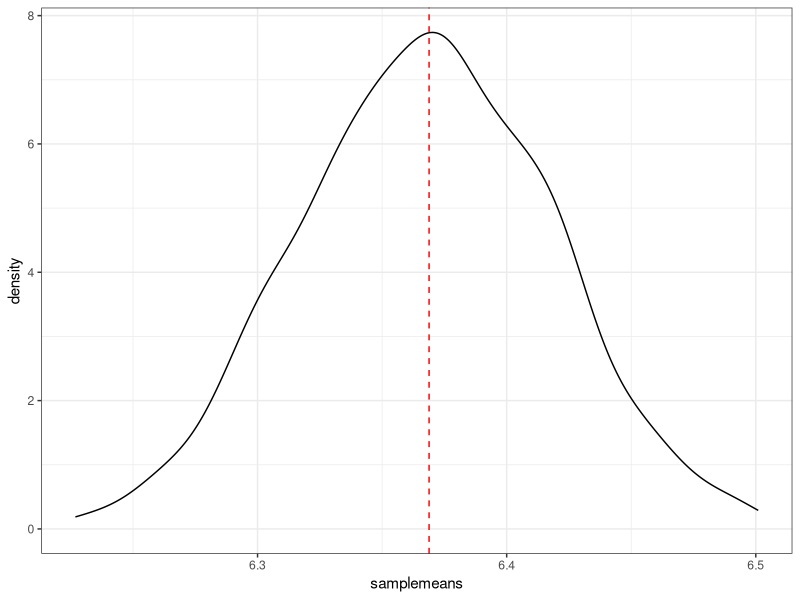

Source code (R):
## ---- chunk 1
#load relevant packages
library(ggplot2)
library(dplyr)
library(tidyverse)

##set to your own working directory
setwd("~/Dropbox (Princeton)/MethodsCamp/2019/Programming Lectures/Day 1 Programming/Activity")

##load addhealth data (available on Blackboard)
addh <- read.csv("addhealthlec1.csv")

## ---- chunk 2
##check what the data are stored as
class(addh)

##check what the "money's importance to a relationship"
##is stored as; remember we can index variables
##using brackets or $variablename
class(addh$money)

## ---- chunk 3
##create a vector with three id's
sampidvec <- c("1690", "1370", "1121")
sampidvec

## ---- chunk 4
##set a seed so we sample same ids each time
set.seed(1988)

##create a vector with three randomly sampled id's
sampids <- sample(rownames(addh), size = 3)
sampids
## ---- chunk 5
##create a sequence of the beginning of every decade
decades <- seq(from = 1900, to = 2000, by = 10)
decades

## ---- chunk 6
##create names for decades spanning from 1900 to 2000 by 10
decadenames <- paste(c("decade", "birthday", "party"), seq(from = 1900, to = 2000, by = 10), 
                     sep = "_") 
decadenames


## ---- chunk 7
##extract first element from sample id vector
sampids[1]

##extract first and second element from sample id vector
sampids[1:2]

##extract first and third element from sample id vector
sampids[c(1, 3)]

## ---- chunk 8
##remove the first element
sampids[-1]

##remove the first and third elements
sampids[-c(1, 3)]

## ---- chunk 9
##check class of sample ids vector
class(sampids)

##convert to numeric identifiers
numsampids <- as.numeric(sampids)
numsampids

##convert back to string identifiers
stringsampids <- as.character(numsampids)
stringsampids

##how to use a vector to extract elements from another vector
##here: the age associated with those 3 sample ids
ages <- addh$age[numsampids]
ages

## ---- chunk 10
##combine each observation's age with its id into 
## 1 x 2 vector that has an id and age
obs1 <- c(numsampids[1], ages[1])
obs1
obs2 <- c(numsampids[2], ages[2])
obs2
obs3 <- c(numsampids[3], ages[3])
obs3

##stack as rows in a matrix
obs1to3 <- rbind(obs1, obs2, obs3)
obs1to3

##stack as rows into a data.frame
obs1to3df <- as.data.frame(obs1to3)
obs1to3df


## ---- chunk 11
##another way to arrive at same answer:
##(if they're in same order), putting id 
##vector side by side with age vector by binding them as columns
obs1to3cols <- cbind(numsampids, ages)
obs1to3cols

##data.frame form
obs1to3colsdf <- as.data.frame(obs1to3cols)
obs1to3colsdf

head(addh)

## ---- chunk 12
##print the two vectors
stringsampids; ages

##combine into a matrix
agestringmat <- cbind(stringsampids, ages)
agestringmat
mean(agestringmat[, "ages"])

## ---- chunk 13
##way 1: using the column indices 
addh2 <- addh[, c(2:4, 7:9)]
head(addh2, 3)

##way 2: using the column names
addh2 <- addh[, c("age",  "gender", "income",
         "love", "nocheating", "money")]
head(addh2, 3)
## ---- chunk 14
##way 3: illustration of indexing using data$variable
addh2$logmoney <- log(addh2$money) 
head(addh2, 2)

## ---- chunk 15
#rank the respondents in order of age and manually look at which 
#row forms the cutoff
#between 21 and 22, and then manually restrict to that row and higher
orderedaddh <- addh[order(addh$age), ]

#trying to find the 21/22 year old cutoff
orderedaddh[300:303, ]

#not high enough, try again:
orderedaddh[1300:1303, ]

#too high, difficult to impossible to find the cutoff!
## ---- chunk 16
##only want people 22 and over
head(addh[addh$age >= 22, ], 3)

addh %>% 
  filter(age >= 22) %>% 
  mutate(age.over.income2 = age/income)




  
##want people whose income < 20000 but have no debt
head(addh[addh$debt == "nodebt" &
          addh$income < 20000, ], 3)

## ---- chunk 17
##want people who either have income >= 80000 OR
##are over the age of 25
head(addh[addh$income >= 80000 |
          addh$age > 25,  ], 3)

##no missing data in this particular cleaned data, but
##say there was, and want people not missing data
##for any of the relationship attitude variables
nomissrel <- addh[!is.na(addh$love) & 
                  !is.na(addh$nocheating) &
                  !is.na(addh$money), ]

##more detail on what is.na(vector) is doing:
testvec <- c(NA, 5, NA, 6, 6)
is.na(testvec)

## ---- chunk 18
addhtest <- addh
#create a love or money variable filled with missing data
addhtest$loveormoney <- NA

#manually code a new variable based on comparing
#the ratings
addhtest[c(1, 6, 9), c("id", "love", "money")] #obs to code
addhtest$loveormoney[1] <- "lovemoreimport"
addhtest$loveormoney[6] <- "equal"
addhtest$loveormoney[9] <- "moneymoreimport"
addhtest[c(1, 6, 9), c("id", "love", "money", "loveormoney")]

## ---- chunk 19
##truncated ifelse for use with one logical statement
##here, coding 1 = money more important, 0 = equal or less
addh2$moneymoreimport <- ifelse(addh2$money >
                                addh2$love, 1, 0) 
head(addh2[, c("love", "money", "moneymoreimport")], 3)
table(addh2$moneymoreimport)

##can combine multiple into a nested ifelse
addh2$loveormoney <- ifelse(addh2$money > 
                            addh2$love, 
                            "moneymoreimport",
                            ifelse(addh2$money == 
                                  addh2$love,
                                   "moneyequal", 
                                  "lovemoreimport"))
head(addh2[, c("love", "money", "loveormoney")], 3)

## ---- chunk 20
##choose an observation to test 
participant1 <- addh2[1, ]
participant1[, c("age", "gender", "income", "love", "money")]

##run logical sequence
part1result <- c()
if(participant1$love >= 9 | participant1$money >= 9){
  part1result <- "extreme"
} else if (participant1$love > participant1$money){
  part1result <- "lovegreater"
} else if (participant1$love == participant1$money){
  part1result <- "same"
} else {
  part1result <- "moneygreater"
}
part1result

## ---- chunk 21
part1result <- c()
##run logical sequence
if(participant1$love >= 9 | participant1$money >= 9){
  part1result <- "extreme"
} else if (participant1$love > participant1$money){
  part1result <- "lovegreater"
} else if (participant1$love == participant1$money){
  part1result <- "same"
} else {
  part1result <- "moneygreater"
}

##what if we wanted to repeat with participant 2?
participant2 <- addh2[2, ]

##run sequence with participant 2
part2result <- c()
if(participant2$love >= 9 | participant2$money >= 9){
  part2result <- "extreme"
} else if (participant2$love > participant2$money){
  part2result <- "lovegreater"
} else if (participant2$love == participant2$money){
  part2result <- "same"
} else {
  part2result <- "moneygreater"
}

##combine the two answers
part1andpart2 <- c(part1result, part2result)
part1andpart2

## ---- chunk 22
##initalize an empty vector
loveormoney2 <- c()
vec3050 <- seq(from = 1, to = 3050, by= 1)
##for loop iterating through
##obs 1, obs 2...obs 3050
for(i in vec3050){
  if(addh2$love[i] >= 9 | addh2$money[i] >= 9){
  loveormoney2[i] <- "extreme"
} else if (addh2$love[i] > addh2$money[i]){
  loveormoney2[i] <- "lovegreater"
} else if (addh2$love[i] == addh2$money[i]){
  loveormoney2[i] <- "same"
} else {
  loveormoney2[i] <- "moneygreater"
}
}

head(loveormoney2)
length(loveormoney2)

##append vector to data as new variable
addh2$loveormoney2 <- loveormoney2

##view selected results
addh2[2505:2507, c("love", "money", "loveormoney2")]

## ---- chunk 23

##initialize empty matrix 
sampmat <- matrix(NA, nrow = 1000, ncol = 3050)

##iterate through each row of the matrix
##and fill it with a sample of size 3050 from the data
##note that because each i-th sample is filling a row,
##we add that sample to the matrix by indexing the i-th row
for(i in 1:nrow(sampmat)){
  drawof3050 <- sample(addh$money, size = 3050, replace= TRUE)
  sampmat[i, ] <- drawof3050
}

##check to make sure the for loop properly populated the matrix
sampmat[1:2, 1:10]

##find mean of each 1000 samples
samplemeans <- rowMeans(sampmat)

## ---- chunk 24
##plot distribution of mean ratings
##adding a vertical line for observed mean
ggplot(as.data.frame(samplemeans), aes(x = samplemeans)) +
  geom_density() +
  geom_vline(xintercept = mean(addh$money),
             col = "red", linetype = "dashed") +
  theme_bw() 

## ---- chunk 25
##basic way to create a list
listofthree <- list("one", c(1, 2), FALSE)
listofthree

## ---- chunk 26
##creating using for loop

##create vector of names of variables of intere
variables <- c("income", "age", "gender")

##create an empty object to store the summary
##of each regression
regobjects <- c()

##for loop that iterates through each variable
##and regresses the rating of money's importance
##(money) on the variable
for(i in 1:3){
  reg <- summary(lm(substitute(money ~ i, list(i = as.name(variables[i]))),
                    data = addh2))
  regobjects[[i]] <- reg
}

## ---- chunk 27
##print resulting list
regobjects

## ---- chunk 28
##make a list with only the gender regression as a sublist
gender.reg.list <- regobjects[2]
class(gender.reg.list)
gender.reg.list

## ---- chunk 29
##fully extract the gender regression so that it is an lm summary
gender.reg.summary <- regobjects[[2]]
class(gender.reg.summary)
gender.reg.summary
## ---- chunk 30
##extract the coefficients and se's from the gender regression 
gender.reg.coef <- regobjects[[2]][["coefficients"]]
class(gender.reg.coef)
gender.reg.coef
## ---- chunk 31
##base R
paycol <- addh[, c("paypercent", "logpaypercent")]
head(paycol, 3)

##dplyr
paycold <- select(addh, contains("pay"))
head(paycold, 3)

  
## ---- chunk 32
##base R
nodebt <- addh[addh$debt == "nodebt" &
      addh$income < 20000, ]
nrow(nodebt)

##dplyr
nodebtd <- filter(addh, debt == "nodebt" &
                    income < 20000) 
nrow(nodebtd)

## ---- chunk 33
##base R
moneyint <- addh[addh$money == 10, ]
moneyint[order(moneyint$paypercent), ][1:2, ]

##dplyr
arrange(filter(addh, money == 10), paypercent)[1:2, ]

## even better tidyverse
addh %>% 
  filter(money == 10) %>% 
  arrange(paypercent) %>% 
  head(2)
## ---- chunk 34
##base R
addh$rateavg <- rowSums(addh[, c("love", "money", "nocheating")])/3
addh$rateavglog <- log(addh$rateavg)
head(addh[, c("love", "money", "nocheating", "rateavg", "rateavglog")], 3)

##dplyr
addhd <- mutate(addh,
               rateavg = (love + money + nocheating)/3,
               rateavglog = log(rateavg))
head(select(addh, love, money, nocheating, rateavg, rateavglog), 3)


## ---- chunk 35
##base R- will learn apply family tomorrow
tapply(addh$nocheating, addh$gender, mean)
## ---- chunk 36
##dplyr
gender_group <- group_by(addh, gender)
head(gender_group)
summarise(gender_group,
          meannocheat = mean(nocheating))

## ---- chunk 37
##base R
table(addh$gender, addh$debt); prop.table(table(addh$gender, addh$debt))

##distinct
tapply(addh$love, list(addh$gender, addh$debt),
                  function(x){length(unique(x))}) 

## ---- chunk 38
##dplyr
genderdebt <- group_by(addh, gender, debt)
summarise(genderdebt,
          count = n(),
          percent = n()/nrow(addh),
          distinctlove = n_distinct(love))


## ---- chunk 39
arrange(summarise(group_by(addh, gender, debt), 
                       nocheatavg = mean(nocheating),
                       loveavg = mean(love),
                       moneyavg = mean(money)), desc(moneyavg))
## ---- chunk 40
addh %>%
  group_by(gender, debt) %>%
  summarise(nocheatavg = mean(nocheating),
            loveavg = mean(love),
            moneyavg = mean(money)) %>%
  arrange(desc(moneyavg))

## ---- chunk 41
addh %>% 
  filter(money == 10) %>% 
  arrange(paypercent) %>% 
  head(10)
